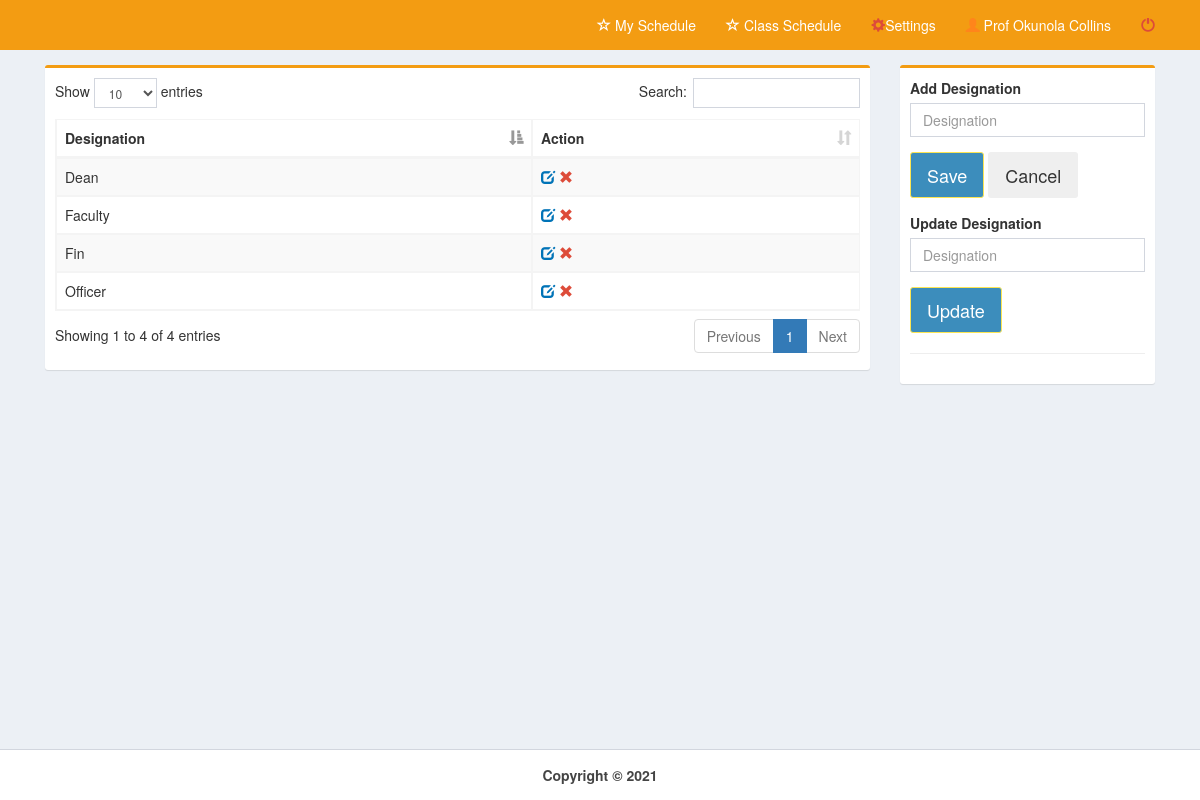
Screenshot of /pages/designation.php (signed in) with the database file from the repository.
### tables this page shows
CREATE TABLE `designation` (
  `designation_id` int(11) NOT NULL,
  `designation_name` varchar(100) NOT NULL
);

### pages/designation.php (the view, shortened to what this page needs)
<!DOCTYPE html>
<html>
  <head>
    <link rel="stylesheet" href="../bootstrap/css/bootstrap.min.css">
    <link rel="stylesheet" href="../plugins/datatables/dataTables.bootstrap.css">
    <link rel="stylesheet" href="../dist/css/AdminLTE.min.css">
    <link rel="stylesheet" href="../plugins/select2/select2.min.css">
    <link rel="stylesheet" href="../dist/css/skins/_all-skins.min.css">
 </head>
  <body class="hold-transition skin-yellow layout-top-nav" onload="myFunction()">
    <div class="wrapper">
      <div class="content-wrapper">
        <div class="container">
          <section class="content">
            <div class="row">
	      <div class="col-md-9">
              <div class="box box-warning">
                <div class="box-body">
				<div class="row">
					<div class="col-md-12">
						<table id="example1" class="table table-bordered table-striped" style="margin-right:-10px">
              <thead>
                <tr>
                <th>Designation</th>
                <th>Action</th>
                </tr>
              </thead>
    <?php
        include('../dist/includes/dbcon.php');
        $query=mysqli_query($con,"select * from designation order by designation_name")or die(mysqli_error());
          while($row=mysqli_fetch_array($query)){
            $id=$row['designation_id'];
            $designation=$row['designation_name'];
    ?>
                <tr>
                <td><?php echo $designation;?></td>
                <td><a id="click" href="designation.php?id=<?php echo $id;?>&designation=<?php echo $designation;?>">
                <i class="glyphicon glyphicon-edit text-blue"></i></a>
                <a id="removeme" href="designation_del.php?id=<?php echo $id;?>">
                <i class="glyphicon glyphicon-remove text-red"></i></a>
                </td>
                </tr>
<?php }?>
</table>
		</div>
		<div class="col-md-6">
         </div>
        </div>
                </div>
              </div>
            </div>
            <div class="col-md-3">
              <div class="box box-warning">
                <div class="box-body">
                  <div id="form">
				  <div class="row">
					 <div class="col-md-12">
						  <form method="post" action="designation_save.php">
						  <div class="form-group">
							<label for="date">Add Designation</label><br>
								<input type="text" class="form-control" name="designation" placeholder="Designation" required>
						  </div>
					</div>
				  </div>
                  <div class="form-group">
                      <button class="btn btn-lg btn-primary" id="daterange-btn" name="save" type="submit">
                        Save
                      </button>
					  <button class="btn btn-lg " id="daterange-btn" type="reset">
                       Cancel
                      </button>
                   </div>
                  </div>
				<div id="form">
				  <div class="row">
					 <div class="col-md-12">
						  <form method="post" action="designation_update.php">
						  <div class="form-group">
							<label for="date">Update Designation</label><br>
								<input type="text" class="form-control" id="class" name="designation" value="<?php echo $_REQUEST['designation'];?>" placeholder="Designation" required>
						  </div>
					</div>
				  </div>
                  <div class="form-group">
                      <button class="btn btn-lg btn-primary" id="daterange-btn" name="save" type="submit">
                        Update
                      </button>
                   </div>
                  </div><hr>
                </div>
              </div>
            </div>
          </div>
          </section>
        </div>
      </div>
      <?php include('../dist/includes/footer.php');?>
    </div>
  </body>
</html>

### rows the page displays
designation: designation_name "Dean"
designation: designation_name "Faculty"
designation: designation_name "Fin"
designation: designation_name "Officer"

### other values shown
$_SESSION['name'] "Prof Okunola Collins"
